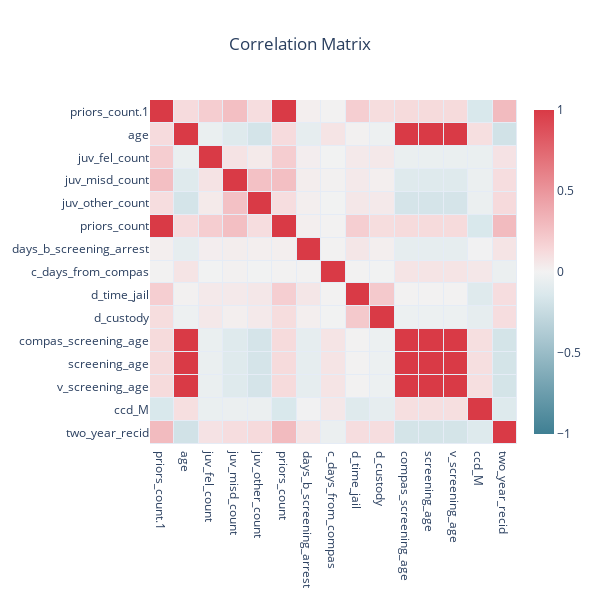

Source (notebook cell):
### Code cell
"""
CELL N°1.5.bis : Remove Redundant features
"""

def plot_correlation_matrix(data):

    X    = [label for label in data] 
    N    = data.shape[1]
    corr = (data.corr()).values

    # Display the correlation in cells
    hovertext      = [ [f"corr({X[i]}, {X[j]})= {corr[i][j]:.2f}" for j in range(N)] for i in range(N) ]
    sns_colorscale = [ [0.0, "#3f7f93"],   [0.071, "#5890a1"], [0.143, "#72a1b0"], [0.214, "#8cb3bf"],
                    [0.286, "#a7c5cf"], [0.357, "#c0d6dd"], [0.429, "#dae8ec"], [0.5, "#f2f2f2"], 
                    [0.571, "#f7d7d9"], [0.643, "#f2bcc0"], [0.714, "#eda3a9"], [0.786, "#e8888f"], 
                    [0.857, "#e36e76"], [0.929, "#de535e"], [1.0, "#d93a46"] ]


    heat   = go.Heatmap(z = data.corr(), x = X, y = X, zmin = -1, zmax = 1, xgap = 1, ygap = 1,
                        colorscale = sns_colorscale, colorbar_thickness = 20, colorbar_ticklen = 3,
                        hovertext = hovertext, hoverinfo = "text" )
    title  = "Correlation Matrix"

    layout = go.Layout(title_text = title, title_x = 0.5, width = 600, height = 600,
        xaxis_showgrid = False, yaxis_showgrid = False, yaxis_autorange = "reversed")


    fig = go.Figure(data=[heat], layout=layout)
    fig.show()

corr_matrix = df.corr(method='pearson')
df_corr = df.copy()
df_corr["two_year_recid"] = y
plot_correlation_matrix(df_corr)

# From the correlation matrix, we observe :
# REDUNDANCY from : screening_age, v_screening_age and compass_screening_age with age
# REDUNDANCY from : prior_counts and prior_counts.1

df = df[columns_to_keep_final]

### Figure 1 — Plotly figure (JSON) as saved in the notebook; plotly's stock layout.template omitted (floating-point values rounded to 4 significant figures; data arrays with more than 128 entries replaced by an {"elided": "..."} marker saying what was removed)
{"data": [{"colorbar": {"thickness": 20, "ticklen": 3}, "colorscale": [[0, "#3f7f93"], [0.071, "#5890a1"], [0.143, "#72a1b0"], [0.214, "#8cb3bf"], [0.286, "#a7c5cf"], [0.357, "#c0d6dd"], [0.429, "#dae8ec"], [0.5, "#f2f2f2"], [0.571, "#f7d7d9"], [0.643, "#f2bcc0"], [0.714, "#eda3a9"], [0.786, "#e8888f"], [0.857, "#e36e76"], [0.929, "#de535e"], [1, "#d93a46"]], "hoverinfo": "text", "hovertext": {"elided": "15x15 str values"}, "type": "heatmap", "x": ["priors_count.1", "age", "juv_fel_count", "juv_misd_count", "juv_other_count", "priors_count", "days_b_screening_arrest", "c_days_from_compas", "d_time_jail", "d_custody", "compas_screening_age", "screening_age", "v_screening_age", "ccd_M", "two_year_recid"], "xgap": 1, "y": ["priors_count.1", "age", "juv_fel_count", "juv_misd_count", "juv_other_count", "priors_count", "days_b_screening_arrest", "c_days_from_compas", "d_time_jail", "d_custody", "compas_screening_age", "screening_age", "v_screening_age", "ccd_M", "two_year_recid"], "ygap": 1, "z": {"elided": "15x15 float values"}, "zmax": 1, "zmin": -1}], "layout": {"height": 600, "title": {"text": "Correlation Matrix", "x": 0.5}, "width": 600, "xaxis": {"showgrid": false}, "yaxis": {"autorange": "reversed", "showgrid": false}}}
